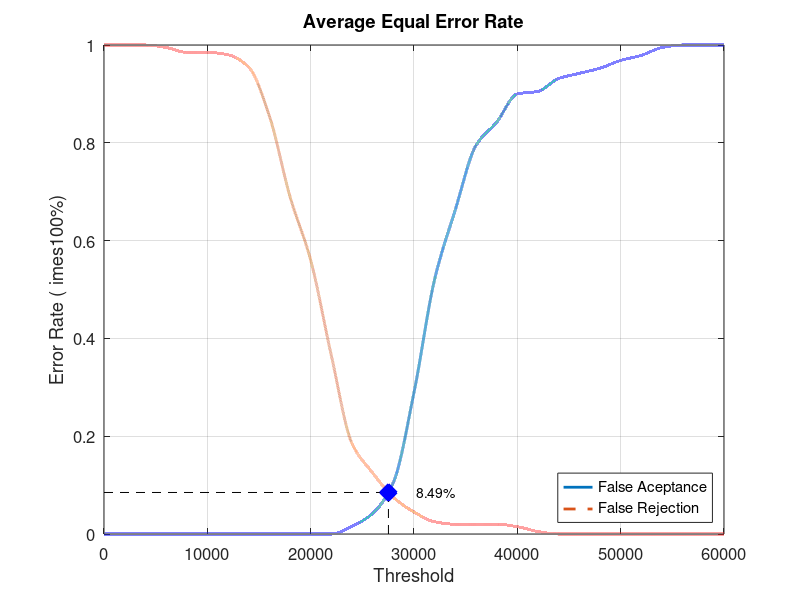
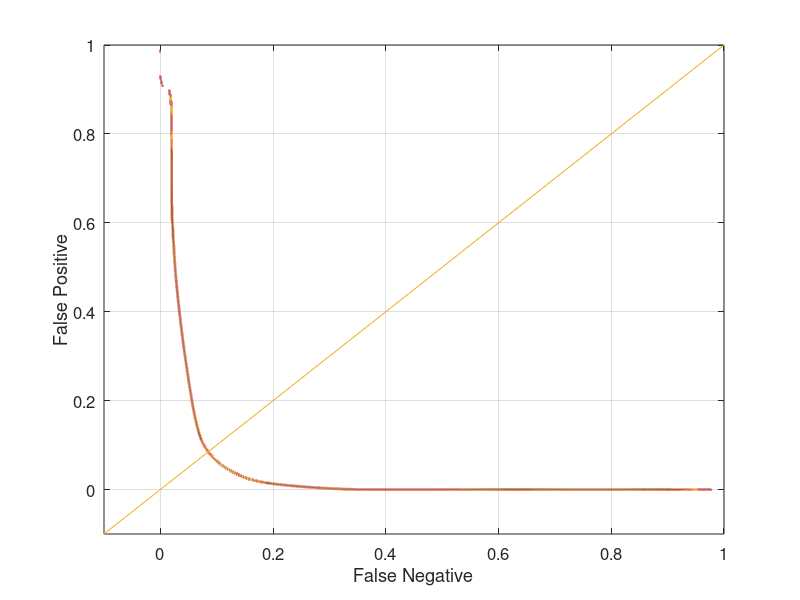

MATLAB code to generate these figures, in order:
close all;
clear;
clc;
x = 0:2000:60000;
xq = 0:0.5:60000;

y0 = [0 0 0 0 0 0 0 0 0 0 0 0 0.0157895 0.0421053 0.105263 0.289474 0.521053 0.663158 0.794737 0.842105 0.9 0.905263 0.931579 0.942105 0.952632 0.968421 0.978947 0.994737 1 1 1]
yy0 = interp1(x, y0, xq, 'pchip');
y1 = [1 1 1 0.995 0.985 0.985 0.98 0.955 0.855 0.69 0.56 0.365 0.185 0.125 0.075 0.045 0.025 0.02 0.02 0.02 0.015 0.005 0 0 0 0 0 0 0 0 0]
yy1 = interp1(x, y1, xq, 'pchip');

% Calculating EER: 
y2 = abs(y0 - y1);
find(y2 == min(y2))
yy2 = abs(yy0 - yy1);
xEER = find(yy2 == min(yy2));
xEERIndex = xq(xEER) % X-axis EER
yEER = yy0(xEER) % Y-axis EER

main = figure
plot(xq, yy0,'-','LineWidth', 2);	hold on
plot(xq, yy1,'--','LineWidth', 2);	hold on
plot([xEERIndex xEERIndex], [0 yEER], 'k--');	hold on
plot([0 xEERIndex], [yEER yEER], 'k--');	hold on
plot(xEERIndex, yEER, 'bx', 'LineWidth', 10);	hold on
text(xEERIndex + 10 * xEERIndex / 100, yEER, [num2str(round((10000 * yEER)) / 100) '%'])
legend('False Aceptance', 'False Rejection', 'Location', 'SouthEast')
xlabel('Threshold')
ylabel('Error Rate (	imes100%)')
title('Average Equal Error Rate')
set(gca, 'FontSize', 12)
axis([0 60000 0 1])
grid on

print(main, 'Database3_1Main', '-dpng');
FNRxFPR = figure('Color', [1 1 1]);
plot(yy1, yy0, '-', yy1, yy0, 'LineWidth', 2);
hold on
y = -0.1:0.1:1
plot(y, y); 
set(gca, 'FontSize', 12)
xlabel('False Negative')
ylabel('False Positive')
axis([-0.1 1 -0.1 1])
set(gca, 'FontSize', 12)
grid on

print(FNRxFPR, 'Database3_1FNRxFPR','-dpng');
